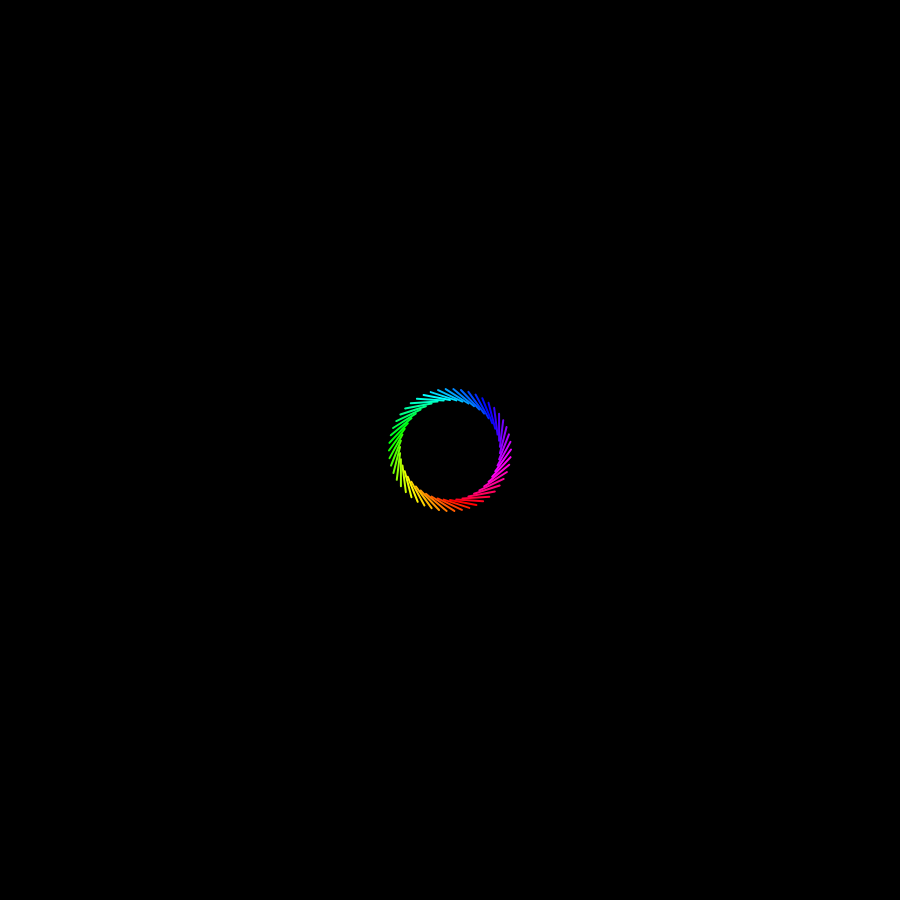
Frame 1 (no input)
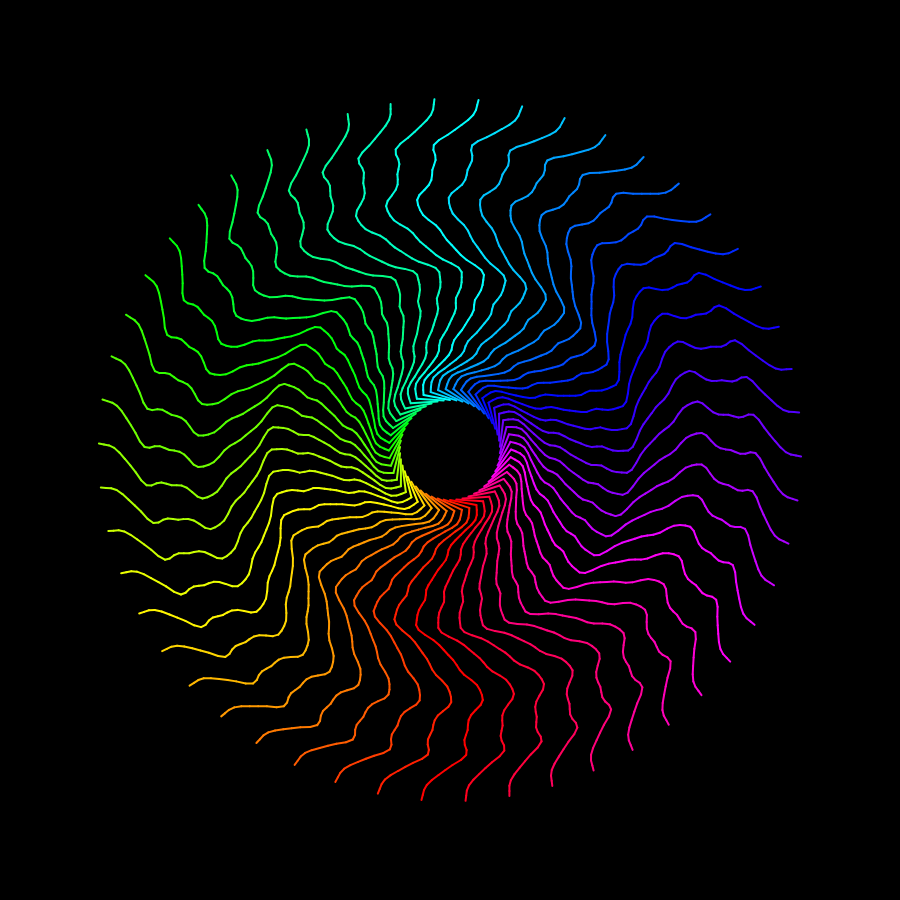
Frame 60 (no input)
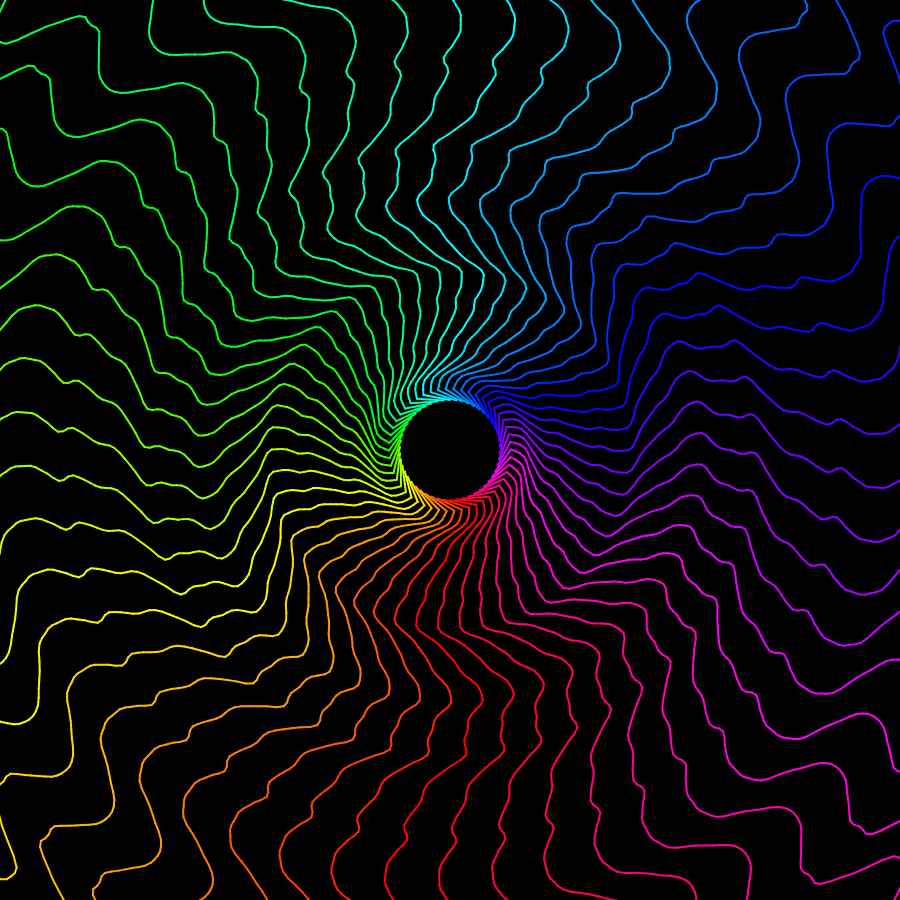
Frame 120 (the mouse pressed at the canvas centre since frame 60)

The p5.js sketch that drew these frames (run headless with seeded random() and noise() and a simulated clock; from frame 60 on, the mouse is pressed at the canvas centre):

// p5.js sketch
// ── sketch.js
let branches = 50;
let offset;
let xoff = 125;
let ySpeed = 5;
let xVariation = 50;
let colorVar = 0;

let x = 0;
let y = 50;
let oldVector;
let currentVector;

function setup(){
    createCanvas(900, 900);
    angleMode(DEGREES);
    colorMode(HSL);
    strokeWeight(2);
    noFill();
    background(0);
    currentVector = createVector(x, y);
}

function draw(){
    translate(width/2, height/2);

    offset = 360 / branches;

    drawBlade();
    colorVar = (colorVar + 7) % 360;
}

function drawBlade(){
    x = map(noise(xoff), 0, 1, -xVariation, xVariation);
    xVariation *= 1.01;
    xoff += 0.045;
    y += ySpeed;

    oldVector     = createVector(currentVector.x, currentVector.y);
    currentVector = createVector(x, y);

    for (let i = 0; i < branches; i++) {
        push();

        //stroke(colorVar, 100, 50, 1)
        stroke(i * offset, 100, 50, 1)
        rotate(i * offset);
        line(oldVector.x, oldVector.y, currentVector.x, currentVector.y);
        
        pop();
    }
}
